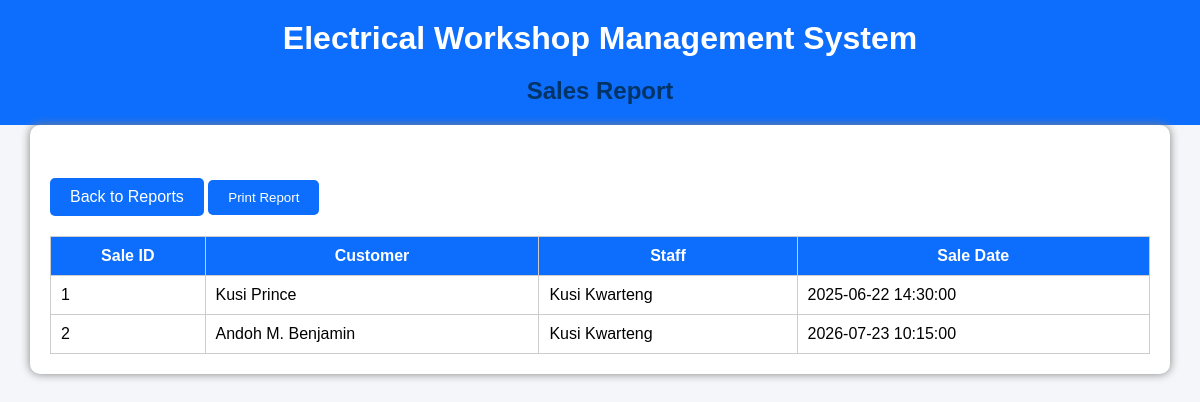
Page /reports/sale_report.php (signed in) on the committed database.
### tables this page shows
CREATE TABLE sale (
  `Sale_ID` int NOT NULL AUTO_INCREMENT,
  `Customer_ID` int NOT NULL,
  `Staff_ID` int NOT NULL,
  `Sale_Date` datetime NOT NULL,
  PRIMARY KEY (`Sale_ID`),
  KEY `Customer_ID` (`Customer_ID`),
  KEY `Staff_ID` (`Staff_ID`),
  CONSTRAINT `sale_ibfk_1` FOREIGN KEY (`Customer_ID`) REFERENCES `customer` (`Customer_ID`),
  CONSTRAINT `sale_ibfk_2` FOREIGN KEY (`Staff_ID`) REFERENCES `staff` (`Staff_ID`)
);

CREATE TABLE customer (
  `Customer_ID` int NOT NULL AUTO_INCREMENT,
  `Customer_Name` varchar(100) NOT NULL,
  `Phone` varchar(20) DEFAULT NULL,
  `Address` varchar(255) DEFAULT NULL,
  PRIMARY KEY (`Customer_ID`),
  UNIQUE KEY `Phone` (`Phone`)
);

CREATE TABLE staff (
  `Staff_ID` int NOT NULL AUTO_INCREMENT,
  `Staff_Name` varchar(100) NOT NULL,
  `Phone` varchar(20) DEFAULT NULL,
  `Position` varchar(50) DEFAULT NULL,
  PRIMARY KEY (`Staff_ID`),
  UNIQUE KEY `Phone` (`Phone`)
);

### reports/sale_report.php (the view, shortened to what this page needs)
<?php
Include '../config/database.php';
$sql = "SELECT sa.Sale_ID,
               c.Customer_Name,
               st.Staff_Name,
               sa.Sale_Date
        FROM Sale sa
        INNER JOIN Customer c
        ON sa.Customer_ID = c.Customer_ID
        INNER JOIN Staff st
        ON sa.Staff_ID = st.Staff_ID
        ORDER BY sa.Sale_ID";
$result = mysqli_query($conn,$sql);
?>
<!DOCTYPE html>
<html>
<head>
<link rel="stylesheet" href="../css/style.css">
</head>
<body>
<div class="header">
<h1>Electrical Workshop Management System</h1>
<h2>Sales Report</h2>
</div>
<div class="container">
<br>
<a href="index.php" class="btn">Back to Reports</a>
<button onclick="window.print()" class="btn">
Print Report
</button>
<table>
<tr>
<th>Sale ID</th>
<th>Customer</th>
<th>Staff</th>
<th>Sale Date</th>
</tr>
<?php while($row=mysqli_fetch_assoc($result)){ ?>
<tr>
<td><?php echo $row['Sale_ID']; ?></td>
<td><?php echo $row['Customer_Name']; ?></td>
<td><?php echo $row['Staff_Name']; ?></td>
<td><?php echo $row['Sale_Date']; ?></td>
</tr>
<?php } ?>
</table>
</div>
</body>
</html>

### css/style.css (style rules this page uses)
Body { Font-family: Arial; Background:#f4f4f4; }
.container { Width:70%; Margin:auto; Background:#fff; Padding:20px; Margin-top:40px; Border-radius:10px; Box-shadow:0 0 10px gray; }
H2 { Text-align:center; Color:#003366; }
Button,.btn { Background:#003366; Color:white; Padding:10px 20px; Border:none; Text-decoration:none; Display:inline-block; Margin-top:15px; Cursor:pointer; }
Table { Width:100%; Border-collapse:collapse; Margin-top:20px; }
Table,th,td { Border:1px solid #ccc; }
Th { Background:#003366; Color:white; Padding:10px; }
Td { Padding:10px; }
* { margin:0; padding:0; box-sizing:border-box; font-family:Arial, Helvetica, sans-serif; }
body { background:#f4f6f9; }
.container { width:95%; margin:auto; }
.header { background:#0d6efd; color:white; padding:20px; text-align:center; }
.btn { display:inline-block; background:#0d6efd; color:white; padding:10px 20px; text-decoration:none; border-radius:5px; }
table { width:100%; border-collapse:collapse; margin-top:20px; }
table th { background:#0d6efd; color:white; padding:10px; }
table td { padding:10px; border:1px solid #ccc; }
h2 { margin-top:20px; }

### rows in the picture
sale: Sale_ID "1", Customer_ID.Customer_Name "Kusi Prince", Staff_ID.Staff_Name "Kusi Kwarteng", Sale_Date "2025-06-22 14:30:00"
sale: Sale_ID "2", Customer_ID.Customer_Name "Andoh M. Benjamin", Staff_ID.Staff_Name "Kusi Kwarteng", Sale_Date "2026-07-23 10:15:00"
